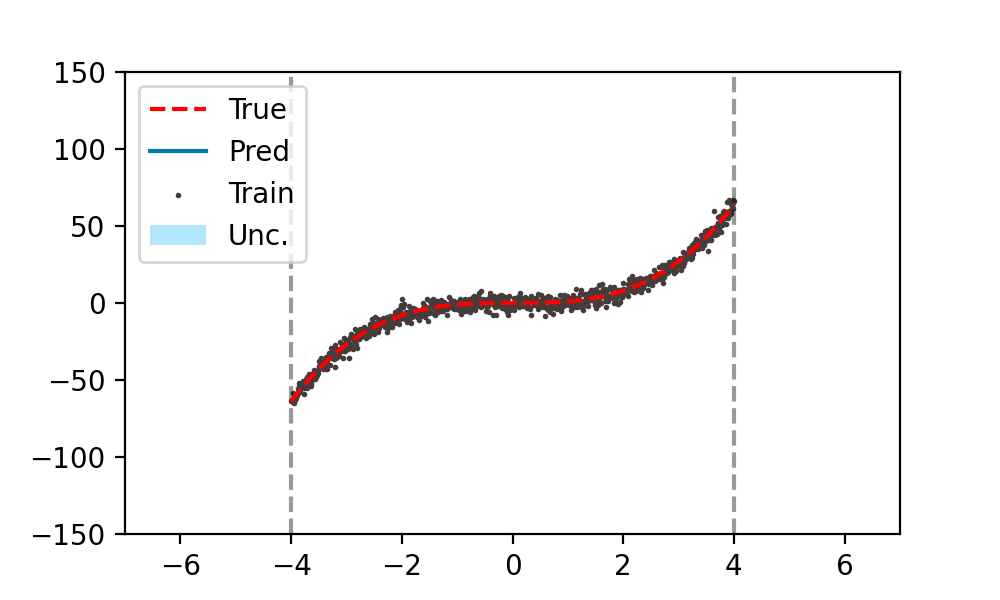

Here is the Python script that generated this plot:
import torch
import torch.nn as nn
import numpy as np
import matplotlib.pyplot as plt
import torch_Evidential as edl


def main():
    x_train, y_train = mydata(-4, 4, 1000)
    x_test, y_test = mydata(-4, 4, 1000, train=False)
    # transform to tensor
    x_t = torch.from_numpy(x_train)
    x_te = torch.from_numpy(x_test)
    y_t = torch.from_numpy(y_train)
    y_te = torch.from_numpy(y_test)
    # model
    model = nn.Sequential(
        nn.Linear(1, 64),
        nn.ReLU(),
        nn.Linear(64, 64),
        nn.ReLU(),
        edl.torch_layers.DenseNormalGamma(64, 1),

    )

    def loss_fn(true, pred):
        return edl.torch_losses.continuous.EvidentialRegression(true, pred, coeff=1e-2)

    lr = 5e-4
    optimizer = torch.optim.Adam(model.parameters(), lr)
    # training loop
    for t in range(50):

        logits = model(x_t)

        loss = loss_fn(y_t, logits)

        print(t+1, loss.item())

        # model.zero_grad()
        optimizer.zero_grad()
        loss.backward()
        optimizer.step()

        with torch.no_grad():
            for param in model.parameters():
                param -= lr*param.grad

    # prediction
    y_pred = model(x_te)
    assert y_pred.shape == (1000, 4)
    plot_predictions(x_t, y_t, x_te, y_te, y_pred)


def mydata(x_min, x_max, n, train=True):
    x = np.linspace(x_min, x_max, n)
    x = np.expand_dims(x, -1).astype(np.float32)

    sigma = 3*np.ones_like(x) if train else np.zeros_like(x)
    y = x**3 + np.random.normal(0, sigma).astype(np.float32)

    return x, y


def plot_predictions(x_train, y_train, x_test, y_test, y_pred, n_stds=4, k=0):
    x_test = x_test[:, 0]

    mu, v, alpha, beta = torch.split(y_pred, [1, 1, 1, 1], dim=-1)
    assert mu.shape == (1000, 1)
    assert v.shape == (1000, 1)
    assert alpha.shape == (1000, 1)
    assert beta.shape == (1000, 1)
    mu = mu[:, 0]
    """# torch.Tensor.detach(): to change the tensor's mode so that it doesn't require grad (require_grad=False)"""
    mu = mu.detach().numpy()
    v = v.detach().numpy()
    alpha = alpha.detach().numpy()
    beta = beta.detach().numpy()
    var = np.sqrt(beta / (v * (alpha - 1)))
    var = np.minimum(var, 1e3)[:, 0]  # for visualization

    plt.figure(figsize=(5, 3), dpi=200)
    plt.scatter(x_train, y_train, s=1., c='#463c3c', zorder=0, label="Train")
    plt.plot(x_test, y_test, 'r--', zorder=2, label="True")
    plt.plot(x_test, mu,
             color='#007cab', zorder=3, label="Pred")
    plt.plot([-4, -4], [-150, 150], 'k--', alpha=0.4, zorder=0)
    plt.plot([+4, +4], [-150, 150], 'k--', alpha=0.4, zorder=0)
    for k in np.linspace(0, n_stds, 4):
        plt.fill_between(
            x_test, (mu - k * var), (mu + k * var),
            alpha=0.3,
            edgecolor=None,
            facecolor='#00aeef',
            linewidth=0,
            zorder=1,
            label="Unc." if k == 0 else None)
    plt.gca().set_ylim(-150, 150)
    plt.gca().set_xlim(-7, 7)
    plt.legend(loc="upper left")
    plt.show()


if __name__ == "__main__":
    main()
